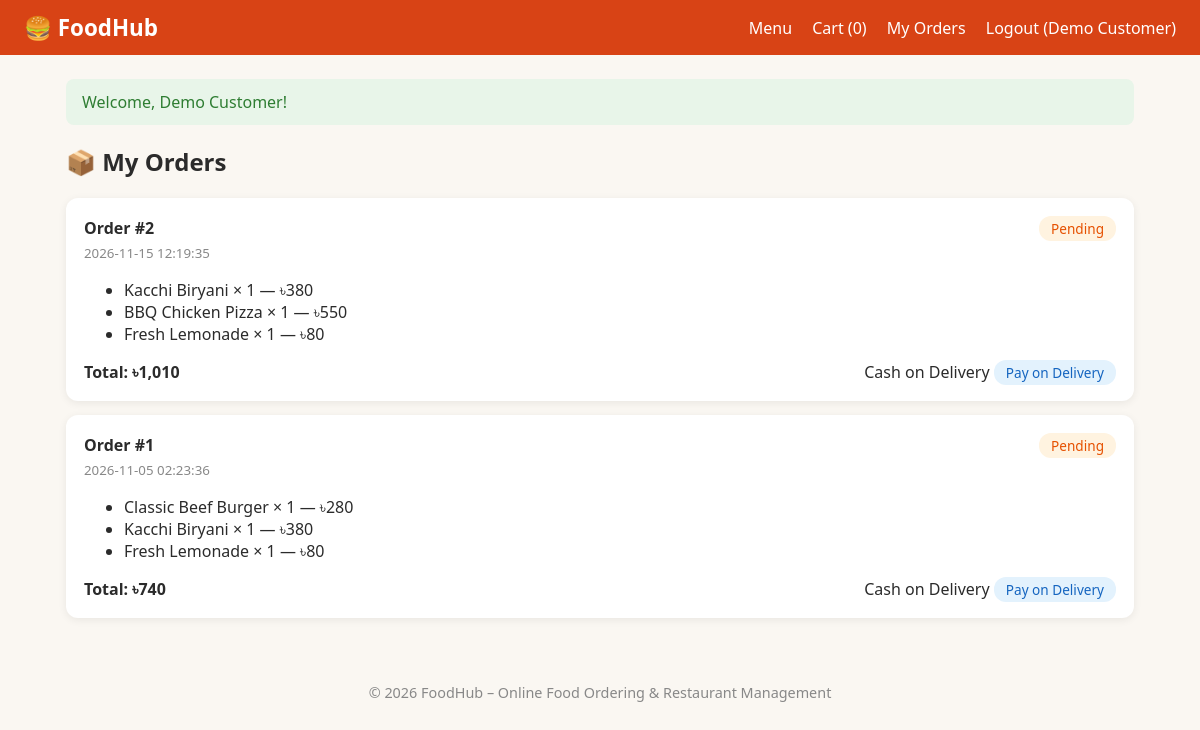
Page /orders.php (signed in) on the committed database.
### tables this page shows
CREATE TABLE orders(id INTEGER PRIMARY KEY AUTOINCREMENT, user_id INTEGER, total REAL, status TEXT DEFAULT 'Pending',
        address TEXT, phone TEXT, payment TEXT, created_at TEXT DEFAULT CURRENT_TIMESTAMP, payment_status TEXT DEFAULT 'Unpaid', trx_id TEXT);

CREATE TABLE order_items(id INTEGER PRIMARY KEY AUTOINCREMENT, order_id INTEGER, food_id INTEGER, name TEXT, price REAL, qty INTEGER);

### db.php (called while the page is built, shortened)
<?php
function slug($s) { return strtolower(str_replace(' ', '-', $s)); }
function e($s) { return htmlspecialchars((string)$s, ENT_QUOTES, 'UTF-8'); }
function taka($n) { return '৳' . number_format((float)$n, 0); }

### orders.php (the view, shortened to what this page needs)
<?php
$base = ''; require 'includes/db.php';
$st = $pdo->prepare("SELECT * FROM orders WHERE user_id=? ORDER BY id DESC");
$st->execute([user()['id']]);
$orders = $st->fetchAll();
include 'includes/header.php';
?>
<h2>📦 My Orders</h2>
<?php foreach ($orders as $o): ?>
  <div class="card wide">
    <div class="row">
      <strong>Order #<?= $o['id'] ?></strong>
      <span class="badge <?= slug($o['status']) ?>"><?= e($o['status']) ?></span>
    </div>
    <small class="muted"><?= e($o['created_at']) ?></small>
    <ul>
    <?php $i = $pdo->prepare("SELECT * FROM order_items WHERE order_id=?"); $i->execute([$o['id']]);
      foreach ($i->fetchAll() as $it): ?>
      <li><?= e($it['name']) ?> × <?= $it['qty'] ?> — <?= taka($it['price'] * $it['qty']) ?></li>
    <?php endforeach; ?>
    </ul>
    <div class="row">
      <strong>Total: <?= taka($o['total']) ?></strong>
      <span>
        <?= e($o['payment'] ?: 'No method chosen') ?>
        <span class="badge <?= slug($o['payment_status']) ?>"><?= e($o['payment_status']) ?></span>
      </span>
    </div>
  </div>
<?php endforeach; ?>
<?php include 'includes/footer.php'; ?>

### style.css (style rules this page uses)
* { box-sizing:border-box }
body { margin:0;font-family:system-ui,-apple-system,Segoe UI,Roboto,sans-serif;background:#faf7f2;color:#2b2b2b }
.card { background:#fff;border-radius:12px;padding:18px;box-shadow:0 2px 8px rgba(0,0,0,.07) }
.card.wide { margin-bottom:14px }
.row { display:flex;justify-content:space-between;align-items:center }
.muted { color:#888 }
.badge { padding:3px 12px;border-radius:12px;font-size:.85rem;background:#eee }
.badge.pending { background:#fff3e0;color:#e65100 }
.badge.pay-on-delivery { background:#e3f2fd;color:#1565c0 }

### rows in the picture
orders: id "2", status "Pending", created_at "2026-11-15 12:19:35", total "৳1,010", payment "Cash on Delivery", payment_status "Pay on Delivery"
order_items: name "Kacchi Biryani", qty "1", taka($it['price'] * $it['qty']) "৳380"
order_items: name "BBQ Chicken Pizza", qty "1", taka($it['price'] * $it['qty']) "৳550"
order_items: name "Fresh Lemonade", qty "1", taka($it['price'] * $it['qty']) "৳80"
orders: id "1", status "Pending", created_at "2026-11-05 02:23:36", total "৳740", payment "Cash on Delivery", payment_status "Pay on Delivery"
order_items: name "Classic Beef Burger", qty "1", taka($it['price'] * $it['qty']) "৳280"
order_items: name "Kacchi Biryani", qty "1", taka($it['price'] * $it['qty']) "৳380"
order_items: name "Fresh Lemonade", qty "1", taka($it['price'] * $it['qty']) "৳80"

### other values in the picture
$cartCount "0"
$u['name'] "Demo Customer"
$m "Welcome, Demo Customer!"
